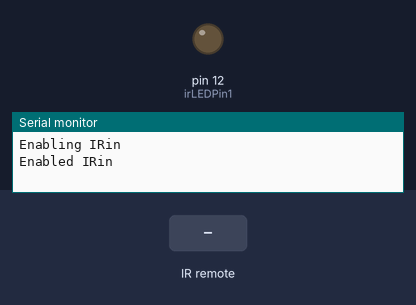
Bench run of a sketch on a simulated Arduino Uno, built with avr-gcc and run on an emulated ATmega328P. On the bench: output pins drawn as LEDs (lit = HIGH), the last lines printed to the serial monitor. Inputs (shaded band) come from the test bench.

Above: at 1.2 s.
1.3 s: infrared code 0xFD08F7 received
At 1.6 s:
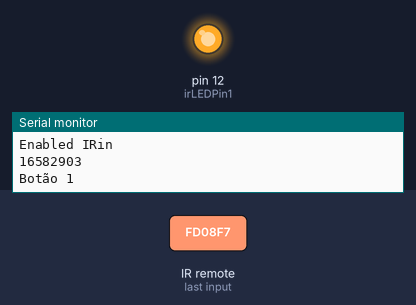
Timing chart, 0 to 4.3 s (numbered marks = the images above; inputs shaded):
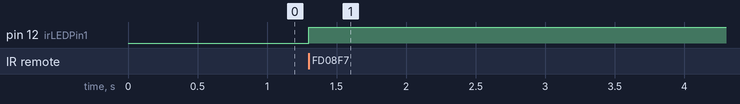

Measured:
- after the input at 1.3 s, pin 12 (irLEDPin1): LOW → HIGH at once

The sketch:

blinkwihoutdelaydifferentsonoff.ino
```cpp
// 1: 16582903 2: 16615543 3: 16599223 4: 16591063 5: 16623703
// 6: 16607383 7: 16586983 8: 16619623 9: 16603303 0: 16593103
// vol+: 16613503 vol-: 16617583
#include <IRremote.h>

int IRPIN = 4; //pino do receptor IR

// leds controláveis
int irLEDPin1 = 12; // the number of the LED pin


// Variables will change:
int ledState = LOW;             // ledState used to set the LED
long previousMillis = 0;        // will store last time LED was updated

// the follow variables is a long because the time, measured in miliseconds,
// will quickly become a bigger number than can be stored in an int.
long interval = 0;           // interval at which to blink (milliseconds)
const unsigned long ONTIME = 3000UL;
const unsigned long OFFTIME = 5000UL;

IRrecv irrecv(IRPIN);

decode_results result;


void setup() {
  Serial.begin(9600);
  Serial.println("Enabling IRin");
  irrecv.enableIRIn();
  Serial.println("Enabled IRin");
  // set the digital pin as output:
  pinMode(irLEDPin1, OUTPUT);
}

void loop()
{
  if (irrecv.decode(&result))
  {
    Serial.println(result.value);
    irrecv.resume();
    switch (result.value) {
      case 16582903:
        Serial.println("Botão 1");
        break;

        delay(1);
    }
    // here is where you'd put code that needs to be running all the time.

    // check to see if it's time to blink the LED; that is, if the
    // difference between the current time and last time you blinked
    // the LED is bigger than the interval at which you want to
    // blink the LED.
      unsigned long currentMillis = millis();

    if (currentMillis - previousMillis > interval) {
      // save the last time you blinked the LED
      previousMillis = currentMillis;

      // if the LED is off turn it on and vice-versa:
      if (ledState == LOW)
      {
        interval = ONTIME;
        ledState = HIGH;
      }
      else
      {
        interval = OFFTIME;
        ledState = LOW;
      }
      // set the LED with the ledState of the variable:
      digitalWrite(irLEDPin1, ledState);
    }
  }
}
```
